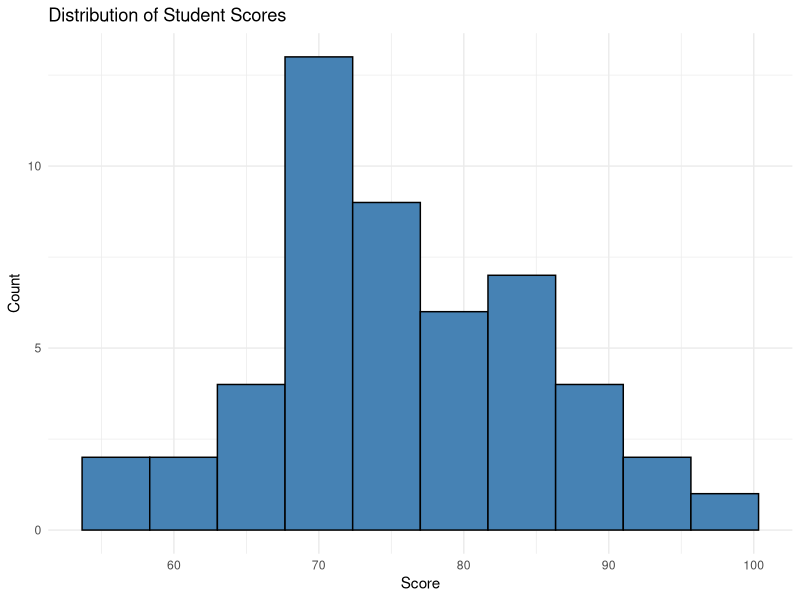
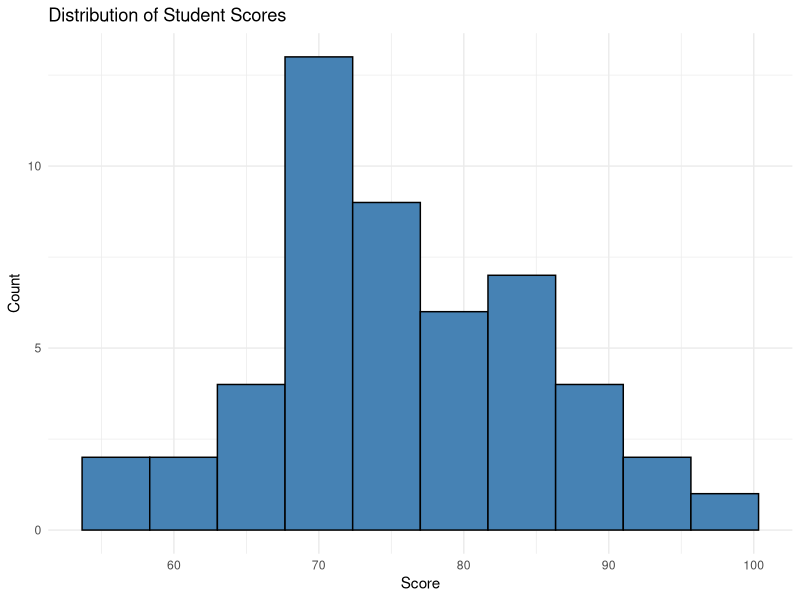

Generate these figures, in order, with R:
# Simple R Experiment Project
# Author: Your Name
# Date: Sys.Date()

# Load library
library(ggplot2)

# Reproducibility
set.seed(123)

# Create sample data
student_data <- data.frame(
  Student = paste("Student", 1:50),
  Score = round(rnorm(50, mean = 75, sd = 10))
)

# Basic statistics
avg_score <- mean(student_data$Score)
max_score <- max(student_data$Score)
min_score <- min(student_data$Score)

# Print results
cat("Average Score:", avg_score, "\n")
cat("Highest Score:", max_score, "\n")
cat("Lowest Score:", min_score, "\n")

# Create histogram
plot <- ggplot(student_data, aes(x = Score)) +
  geom_histogram(
    bins = 10,
    fill = "steelblue",
    color = "black"
  ) +
  labs(
    title = "Distribution of Student Scores",
    x = "Score",
    y = "Count"
  ) +
  theme_minimal()

# Display plot
print(plot)

# Save plot
ggsave("student_scores.png", plot, width = 8, height = 5)

# Save data
write.csv(student_data,
          "student_scores.csv",
          row.names = FALSE)

cat("\nFiles created successfully!\n")
